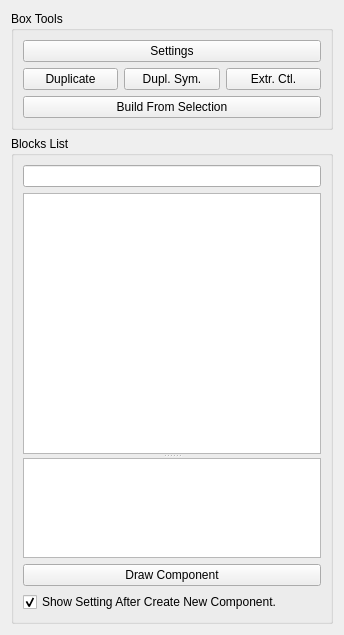
<?xml version="1.0" encoding="UTF-8"?>
<ui version="4.0">
 <class>Form</class>
 <widget class="QWidget" name="Form">
  <property name="geometry">
   <rect>
    <x>0</x>
    <y>0</y>
    <width>344</width>
    <height>635</height>
   </rect>
  </property>
  <property name="windowTitle">
   <string>Form</string>
  </property>
  <layout class="QVBoxLayout" name="verticalLayout_3">
   <item>
    <widget class="QGroupBox" name="tools_groupBox">
     <property name="title">
      <string>Box Tools</string>
     </property>
     <layout class="QVBoxLayout" name="verticalLayout_2">
      <item>
       <widget class="QPushButton" name="settings_pushButton">
        <property name="whatsThis">
         <string>&lt;html&gt;&lt;head/&gt;&lt;body&gt;&lt;p&gt;Open Component/Guide root settings window.&lt;/p&gt;&lt;/body&gt;&lt;/html&gt;</string>
        </property>
        <property name="text">
         <string>Settings</string>
        </property>
       </widget>
      </item>
      <item>
       <layout class="QHBoxLayout" name="horizontalLayout">
        <item>
         <widget class="QPushButton" name="duplicate_pushButton">
          <property name="toolTip">
           <string>&lt;html&gt;&lt;head/&gt;&lt;body&gt;&lt;p&gt;Duplicate selected component.&lt;/p&gt;&lt;/body&gt;&lt;/html&gt;</string>
          </property>
          <property name="text">
           <string>Duplicate</string>
          </property>
         </widget>
        </item>
        <item>
         <widget class="QPushButton" name="dupSym_pushButton">
          <property name="toolTip">
           <string>&lt;html&gt;&lt;head/&gt;&lt;body&gt;&lt;p&gt;Duplicate symmetrical selected component.&lt;/p&gt;&lt;/body&gt;&lt;/html&gt;</string>
          </property>
          <property name="text">
           <string>Dupl. Sym.</string>
          </property>
         </widget>
        </item>
        <item>
         <widget class="QPushButton" name="extrCtl_pushButton">
          <property name="toolTip">
           <string>&lt;html&gt;&lt;head/&gt;&lt;body&gt;&lt;p&gt;Extract Selected Controls and store as control Buffer.&lt;/p&gt;&lt;/body&gt;&lt;/html&gt;</string>
          </property>
          <property name="text">
           <string>Extr. Ctl.</string>
          </property>
         </widget>
        </item>
       </layout>
      </item>
      <item>
       <widget class="QPushButton" name="build_pushButton">
        <property name="toolTip">
         <string>&lt;html&gt;&lt;head/&gt;&lt;body&gt;&lt;p&gt;Build rig from selection&lt;/p&gt;&lt;/body&gt;&lt;/html&gt;</string>
        </property>
        <property name="whatsThis">
         <string>&lt;html&gt;&lt;head/&gt;&lt;body&gt;&lt;p&gt;Open Component/Guide root settings window.&lt;/p&gt;&lt;/body&gt;&lt;/html&gt;</string>
        </property>
        <property name="text">
         <string>Build From Selection</string>
        </property>
       </widget>
      </item>
     </layout>
    </widget>
   </item>
   <item>
    <widget class="QGroupBox" name="list_groupBox">
     <property name="title">
      <string>Blocks List</string>
     </property>
     <layout class="QVBoxLayout" name="verticalLayout">
      <item>
       <widget class="QLineEdit" name="search_lineEdit">
        <property name="sizePolicy">
         <sizepolicy hsizetype="Minimum" vsizetype="Fixed">
          <horstretch>0</horstretch>
          <verstretch>0</verstretch>
         </sizepolicy>
        </property>
       </widget>
      </item>
      <item>
       <widget class="QSplitter" name="splitter">
        <property name="orientation">
         <enum>Qt::Vertical</enum>
        </property>
        <widget class="DragQListView" name="component_listView">
         <property name="sizePolicy">
          <sizepolicy hsizetype="Expanding" vsizetype="Expanding">
           <horstretch>0</horstretch>
           <verstretch>0</verstretch>
          </sizepolicy>
         </property>
         <property name="minimumSize">
          <size>
           <width>0</width>
           <height>0</height>
          </size>
         </property>
         <property name="editTriggers">
          <set>QAbstractItemView::NoEditTriggers</set>
         </property>
         <property name="showDropIndicator" stdset="0">
          <bool>false</bool>
         </property>
         <property name="dragDropMode">
          <enum>QAbstractItemView::NoDragDrop</enum>
         </property>
         <property name="defaultDropAction">
          <enum>Qt::CopyAction</enum>
         </property>
         <property name="alternatingRowColors">
          <bool>true</bool>
         </property>
         <property name="selectionMode">
          <enum>QAbstractItemView::SingleSelection</enum>
         </property>
        </widget>
        <widget class="QPlainTextEdit" name="info_plainTextEdit">
         <property name="enabled">
          <bool>true</bool>
         </property>
         <property name="sizePolicy">
          <sizepolicy hsizetype="Expanding" vsizetype="Minimum">
           <horstretch>0</horstretch>
           <verstretch>0</verstretch>
          </sizepolicy>
         </property>
         <property name="minimumSize">
          <size>
           <width>0</width>
           <height>50</height>
          </size>
         </property>
         <property name="maximumSize">
          <size>
           <width>16777215</width>
           <height>100</height>
          </size>
         </property>
         <property name="baseSize">
          <size>
           <width>0</width>
           <height>50</height>
          </size>
         </property>
         <property name="undoRedoEnabled">
          <bool>false</bool>
         </property>
         <property name="readOnly">
          <bool>true</bool>
         </property>
         <property name="plainText">
          <string/>
         </property>
        </widget>
       </widget>
      </item>
      <item>
       <widget class="QPushButton" name="draw_pushButton">
        <property name="toolTip">
         <string>&lt;html&gt;&lt;head/&gt;&lt;body&gt;&lt;p&gt;Draw selected component.&lt;/p&gt;&lt;/body&gt;&lt;/html&gt;</string>
        </property>
        <property name="text">
         <string>Draw Component</string>
        </property>
       </widget>
      </item>
      <item>
       <widget class="QCheckBox" name="showUI_checkBox">
        <property name="text">
         <string>Show Setting After Create New Component.</string>
        </property>
        <property name="checked">
         <bool>true</bool>
        </property>
       </widget>
      </item>
     </layout>
    </widget>
   </item>
  </layout>
 </widget>
 <customwidgets>
  <customwidget>
   <class>DragQListView</class>
   <extends>QListView</extends>
   <header location="global">mgear.core.widgets</header>
  </customwidget>
 </customwidgets>
 <resources/>
 <connections/>
</ui>
